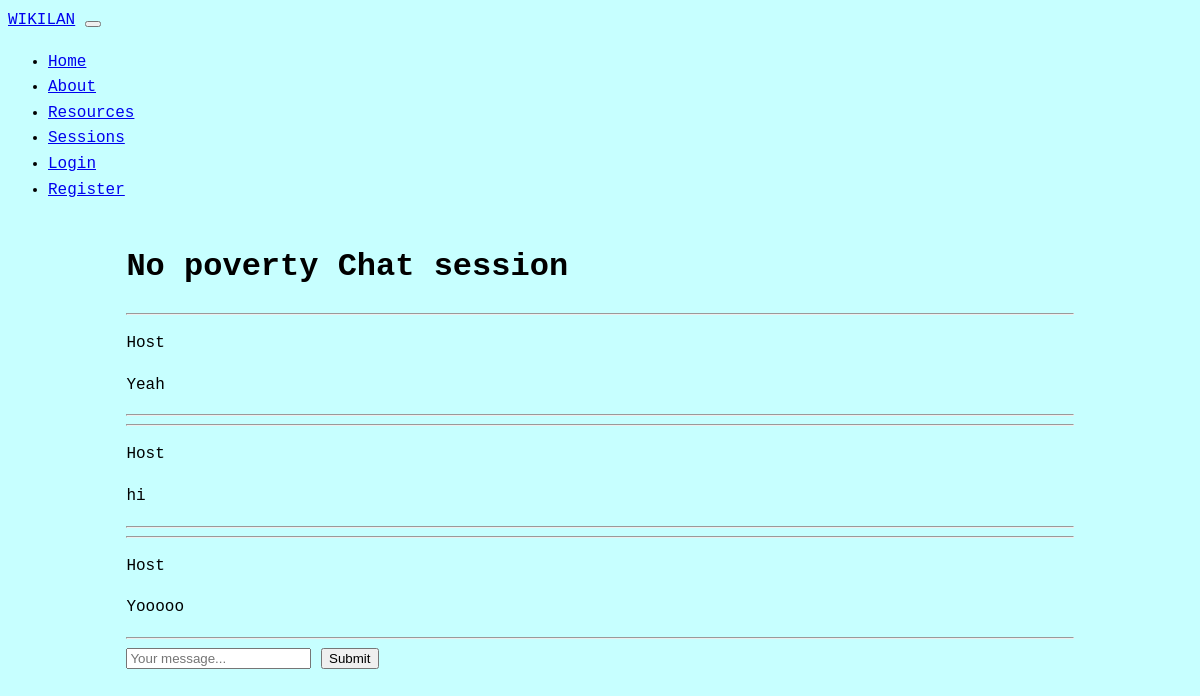
The page /chat/session/8655749740b147d7b56f7596a2f65c1b on the database as committed earlier.
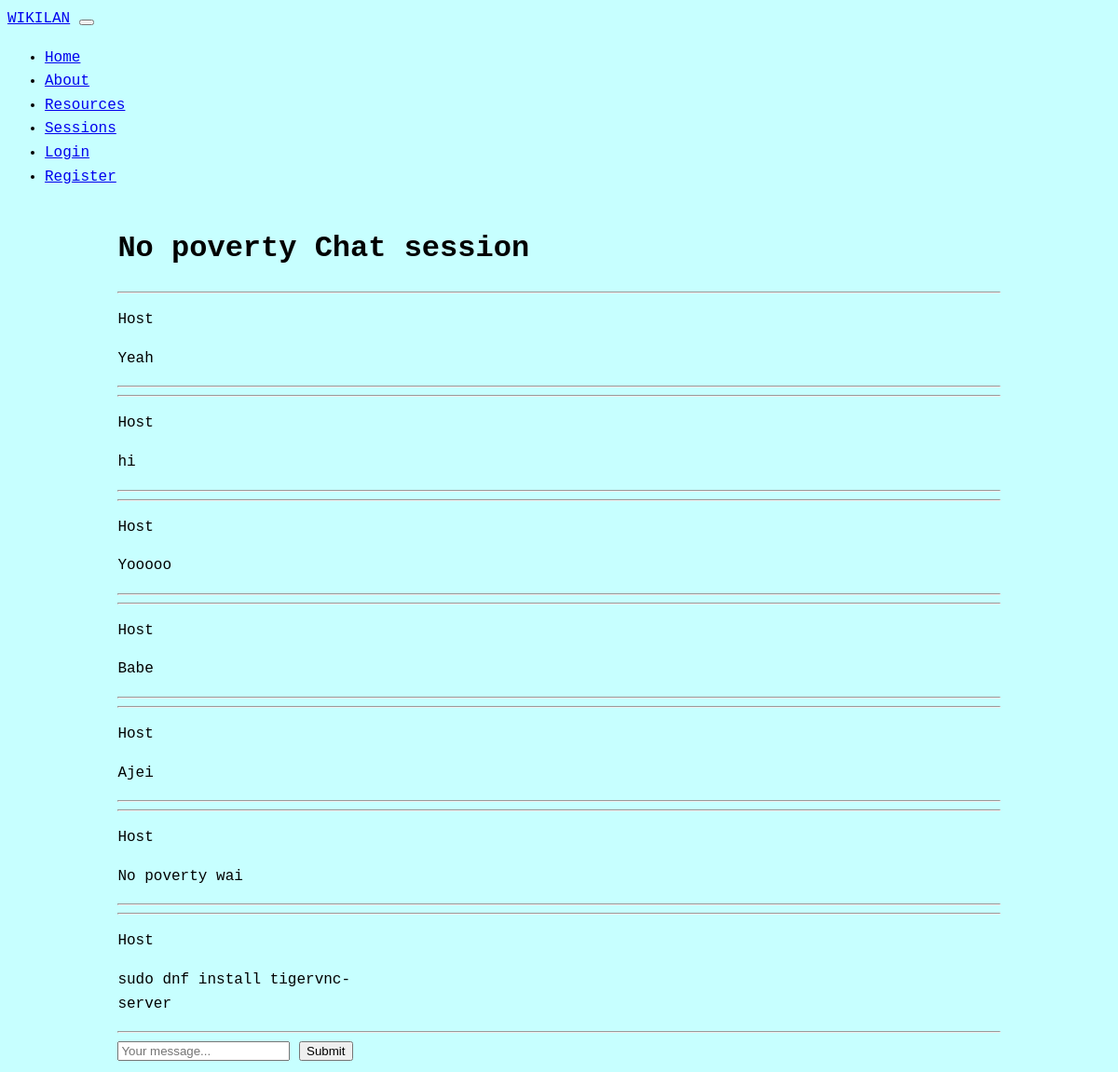
The same page on the database as committed later.
### chat/models.py (models this page shows, shortened)
class Session(models.Model):
    id = models.UUIDField(primary_key=True, unique=True, auto_created=True, default=uuid.uuid4, max_length=16)
    name = models.CharField(blank=True, max_length=64)
    description = models.TextField(blank=True, max_length=256)
    is_open = models.BooleanField(default=True)
    admin = models.ForeignKey(User, on_delete=models.CASCADE, blank=True, null=True, related_name='admin_sessions')
    timestamp = models.DateTimeField(auto_now_add=True)
    allowed = models.ManyToManyField(User, related_name='allowed_sessions', blank=True, default=all)  # users allowed to join the session
    can_chat = models.ManyToManyField(User, related_name='chat_sessions', blank=True, default=all)  # users allowed to chat
    reply_to = models.ForeignKey(User, related_name='replies', on_delete=models.CASCADE, blank=True, null=True)

class Message(models.Model):
    session = models.ForeignKey(Session, related_name='messages', on_delete=models.CASCADE)
    sender = models.ForeignKey(User, related_name='messages', on_delete=models.CASCADE)
    content = models.TextField(max_length=50)
    timestamp = models.DateTimeField(auto_now_add=True)

### chat/views.py (the view)
# urls.py: path('session/<str:id>', views.session, name="session"),
def session(request, id):
    session = Session.objects.get(id=id)
    messages = Message.objects.filter(session=session)[0:80]
    context={
        'session_id': id,
        'session': session.name,
        'messages': messages,
    }
    return render(request, 'session.html', context)

### templates/chat/session.html (shortened to what this page needs)
{% extends "base.html" %}
{% block content %}
<body>
    <div class="relative pb-10">
        <div class="lg:p-20 text-center">
          <h1 class="mx-auto rounded-full p-3 font-mono text-white bg-slate-800 m-3 ">{{session}} Chat session</h1>
        </div>
        <div class="mx-4 pb-5 backdrop-blur-sm">
          <div id="chat-messages" class="chat-messages space-y-2 flex flex-col object-fill" id="chat-messages">
            {% for message in messages%}
            <hr>
            <div class="mx-auto text-sm shadow-lg max-w-md my-auto px-10 py-1 bg-slate-500 border-solid border-1 border-slate-200 flex flex-col object-fill" style="width: 300px; object-fit: contain; word-wrap: break-word; border-radius: 5px;">
              <p class="font-bold text-xs bg-slate-600 p-1 font-mono">{{message.sender}}</p>
              <p>{{message.content}}</p>
            </div>
            <hr>
            {% endfor %}
          </div>
        </div>
    <div class="lg:w-2/4 mx-4 mb-10 lg:mx-auto p-1 bg-slate-900 rounded-full fixed bottom-10 left-0 right-0 opacity-80 text-black">
        <form method="post" class="flex">
          <input type="text" name="content" class="flex-1 rounded-l-full mr-3 px-5" placeholder="Your message..." id="message-input">
          <input type="submit" name="submit" id="send-button" class="send-button flex-1 rounded-l-full mr-3 px-5" id="message-input">
        </form>
      </div>
</body>
{% endblock %}

### templates/base.html (shortened to what this page needs)
{% load static %}
<!DOCTYPE html>
<html lang="en">
<head>
    <link href="{% static 'style.css' %}" rel="stylesheet">
</head>
<body>
    <nav class="navbar navbar-expand-lg navbar-light bg-light">
        <a class="navbar-brand" href="#">WIKILAN</a>
        <button class="navbar-toggler" type="button" data-toggle="collapse" data-target="#navbarNav" aria-controls="navbarNav" aria-expanded="false" aria-label="Toggle navigation">
        </button>
        <div class="collapse navbar-collapse" id="navbarNav">
            <ul class="navbar-nav">
                <li class="nav-item active">
                    <a class="nav-link" href="/">Home</a>
                </li>
                <li class="nav-item active">
                    <a class="nav-link" href="/about">About</a>
                </li>
                <li class="nav-item active">
                    <a class="nav-link" href="#">Resources</a>
                </li>
                <li class="nav-item active">
                    <a class="nav-link" href="/chat">Sessions</a>
                </li>
                {% if not user.is_authenticated %}
                <li>
                    <a class="nav-link" href="/login">Login</a>
                </li>
                <li>
                    <a class="nav-link" href="/signup">Register</a>
                </li>
                {% else %}
                <li>
                    <a class="nav-link" href="/logout">Logout</a>
                </li>
                {% endif %}
            </ul>
        </div>
    </nav>
    <div class="container">
        {% block content %}{% endblock %}
    </div>
</body>
</html>

### staticfiles/style.css (style rules this page uses)
body { background-color: rgb(199, 255, 255); font-family: 'Courier New', Courier, monospace; line-height: 1.6; }
.container { width: 80%; margin: auto; overflow: hidden; }

Rows that differ between the two databases and show on the page:
added Message: sender "Host", content "Babe"
added Message: sender "Host", content "Ajei"
added Message: sender "Host", content "No poverty wai"
added Message: sender "Host", content "sudo dnf install tigervnc-server"
